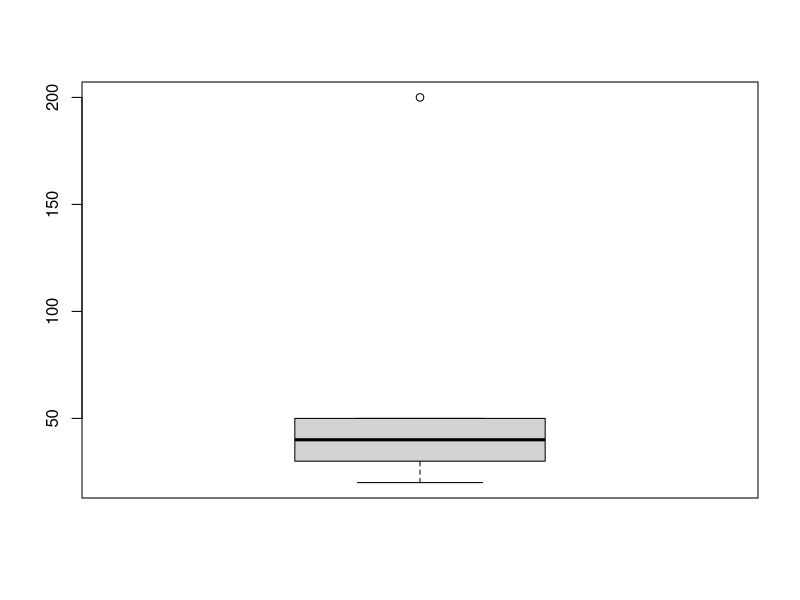

Recreate this plot in R.
ol <- data.frame(
  gender = c(2,2,1,3,2,1),
  score = c(50,40,30,20,40,200)
)

ol

table(ol$gender) # table 은 특정 값의 빈도를 나타낸다.

# 숫자의 종류가 적을 경우 table 을 통해 결측치를 찾을 수 있다.

# 숫자의 종류가 다양할 경우 차트를 통해 이상치를 찾는다.
boxplot(ol$score)

# 이상치의 결측 처리
ol$gender <- ifelse(ol$gender == 3,NA,ol$gender)
ol$score <- ifelse(ol$score > 70,NA,ol$score)

new_ol <- na.omit(ol)
new_ol
